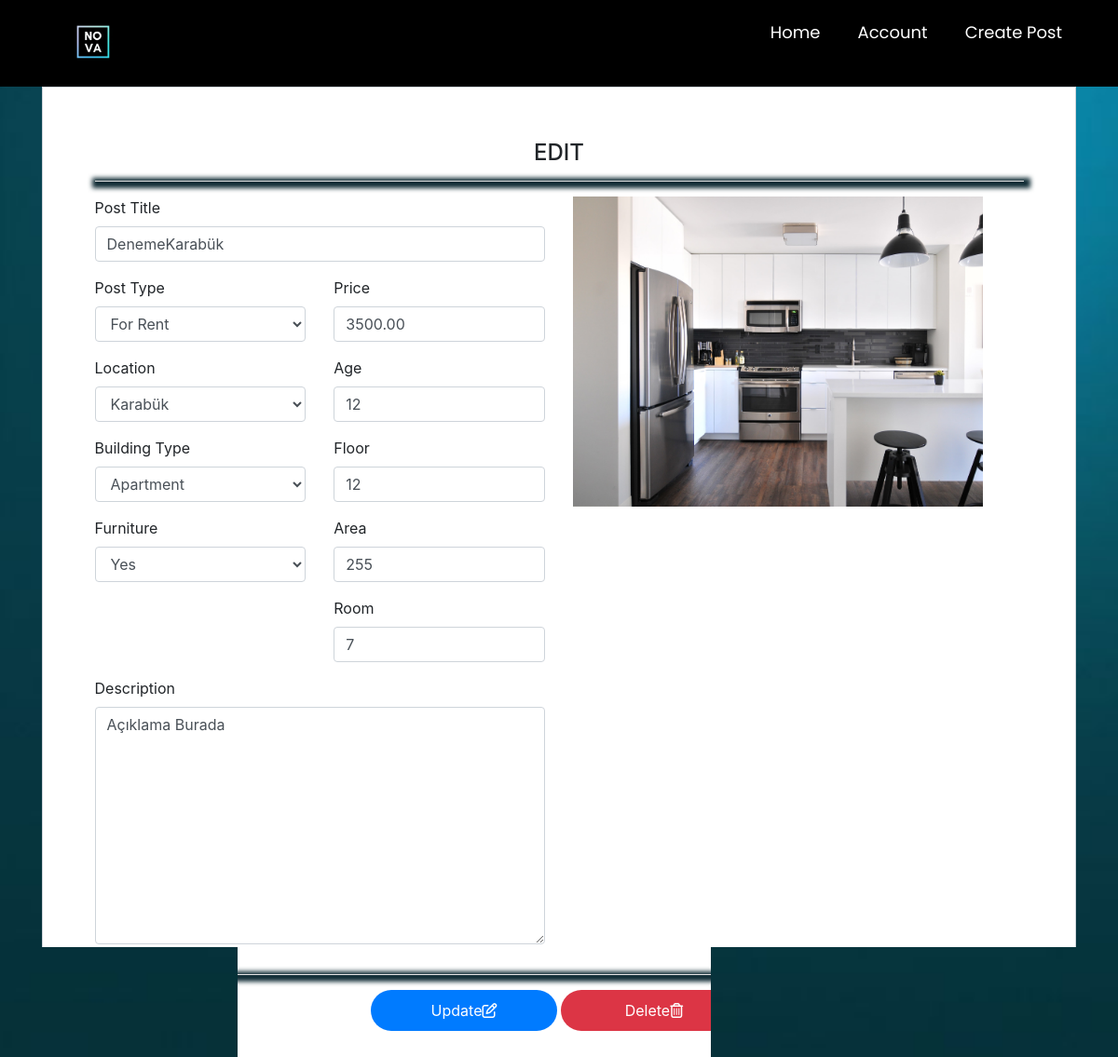
Before: /editpost/61 (signed in) with the older database file.
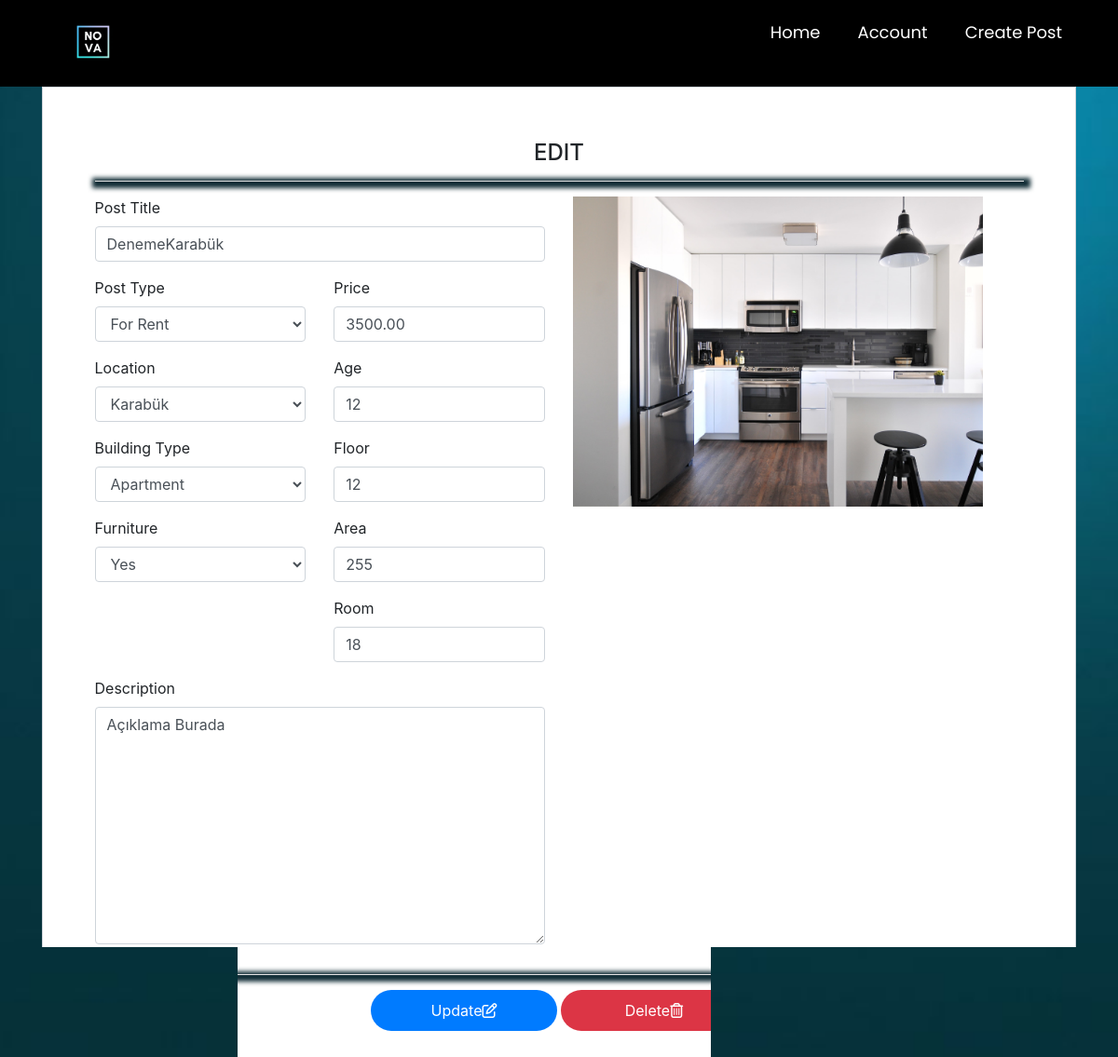
After: the same page with the newer database file.
### main/models.py (models this page shows, shortened)
class Post(models.Model):
    ouruser = models.ForeignKey(ourUser, null=True, on_delete=models.CASCADE)
    post_title = models.CharField(max_length=255,null=True)
    post_description = models.TextField()
    price = models.DecimalField(decimal_places=2 , max_digits=12)
    location = models.CharField(max_length=255,null=True,choices=city)
    postType = models.CharField(choices=RorS , max_length=50, null=True , default='For Sale')
    floor = models.DecimalField(decimal_places=0 , max_digits=3 ,null=True)
    building_age = models.DecimalField(decimal_places=0, max_digits=2 , null=True)
    area = models.DecimalField(decimal_places=0,max_digits=4 ,null=True)
    isFurniture = models.CharField(choices=Furniture ,null=True,max_length=50,default="No")
    building_type = models.CharField(choices=b_types ,null=True ,max_length=50)
    room = models.DecimalField(decimal_places=0 , max_digits=3 ,null=True)

class PostImages(models.Model):
    image = models.ImageField(null=True, blank=True)
    gallery = models.ForeignKey(Post,null=True,on_delete= models.CASCADE)

### main/views.py (the view)
# urls.py: path('editpost/<int:pk>',views.editpost, name="editpost" ),
@login_required
def editpost(request,pk):
    fuser = Post.objects.get(id=pk)
    p_form = CreatePost(instance=fuser)
    pimage = PostImages.objects.filter(gallery=fuser)
    mydict  =  { 'fuser':fuser,'p_form':p_form ,'pimage':pimage }
    if request.method == 'POST':
        p_form = CreatePost(request.POST,instance=fuser)
        if p_form.is_valid():
            post=p_form.save()
            fuser.save()
            return redirect('listaddedposts')
    return render(request, 'main/editpost.html',context = mydict)

### main/forms.py
class CreatePost(ModelForm):
    class Meta:
        model = Post
        fields = ['postType' , 'isFurniture' , 'building_type' , 'location' , 'post_title' ,'price' , 'building_age','floor','post_description','area', 'room' ]

### main/templates/main/editpost.html (shortened to what this page needs)
{% extends 'main/mainpage.html' %}
{% load widget_tweaks %}
{% load static %}
{% block content %}
<head xmlns="http://www.w3.org/1999/html">
  <link href="//maxcdn.bootstrapcdn.com/bootstrap/4.1.1/css/bootstrap.min.css" rel="stylesheet" id="bootstrap-css">
</head>
<body >
    <div id="updates">
<form method="post" enctype="multipart/form-data">
<div class="container register-form">
  <div class="form">
    <div class="form-content">
                <center>
            <h4>EDIT</h4>
            <hr>
          </center>
      <div class="row">
        <div class="col-sm">
          <div class="form-group">
            <label>Post Title</label>
            {% render_field p_form.post_title class="form-control" placeholder="Post Title" %}
          </div>
        <div class="row">
        <div class="col-sm">
            <div class="form-group">
              <label>Post Type</label>
              {% render_field p_form.postType class="form-control" placeholder="Post Type" %}
            </div>
            <div class="form-group">
              <label>Location</label>
              {% render_field p_form.location class="form-control" placeholder="Location" %}
            </div>
            <div class="form-group">
              <label>Building Type</label>
              {% render_field p_form.building_type class="form-control" placeholder="Type" %}
            </div>
            <div class="form-group">
              <label>Furniture</label>
              {% render_field p_form.isFurniture class="form-control" placeholder="Furniture" %}
            </div>
        </div>
          <div class="col-sm">
            <div class="form-group">
              <label>Price</label>
              {% render_field p_form.price class="form-control" placeholder="Price" %}
            </div>
            <div class="form-group">
              <label>Age</label>
              {% render_field p_form.building_age class="form-control" placeholder="Age" %}
            </div>
            <div class="form-group">
              <label>Floor</label>
              {% render_field p_form.floor class="form-control" placeholder="Floor" %}
            </div>
               <div class="form-group">
                 <label>Area</label>
              {% render_field p_form.area class="form-control" placeholder="Area" %}
            </div>
                           <div class="form-group">
                 <label>Room</label>
              {% render_field p_form.room class="form-control" placeholder="Room" %}
            </div>
          </div>
        </div>
            <div class="form-group">
              <label>Description</label>
              {% render_field p_form.post_description class="form-control desdiv" placeholder="Description" %}
            </div>
        </div>
		<div class="col-sm">
            <div id="slide-wrapper">
                <div id="slider" >
                    {% for i in pimage %}
                    <img class="thumbnail" src="{% static i.image.url %}" width="500" height="333">
                    {% endfor %}
                </div>
            </div>
		</div>
      </div>
      <hr>
           <center>
               <button type="submit" class="btnSubmit btn-primary" >Update<i class="far fa-edit"></i></button>
               <button onclick="show()" type="button" class=" btnSubmit btn-danger ">Delete<i class="far fa-trash-alt"></i></button>
      </center>
    </div>
  </div>
</div>
</form>
    </div>
</body>
{% endblock content %}

### main/templates/main/mainpage.html (shortened to what this page needs)
<!DOCTYPE html>
{% load static %}
<html lang="en" dir="ltr">
<head>
</head>
<body class="g">
<nav>
    <div class="logo">
        <a class="navbar-brand pb-2" href="{% url 'homepage' %}"><img src="{% static 'images/nova_logo.gif' %}"
                                                                      style="height: 80px; width: 80px"></a>
    </div>
    <ul>
        <li><a href="/">Home</a></li>
        {% if user.is_authenticated %}
        <li>
            <a href="">Account</a>
        </li>
        <li>
            <a href="{% url 'createpost' %}">Create Post</a>
        </li>
        {% endif %}
    </ul>
</nav>
{% block content %}
{% endblock %}
</body>
</html>

### main/templates/main/editpost.html (style rules this page uses)
hr { border-style: none; box-shadow: 2px 2px 5px 5px #102c35; }
a:link { text-decoration: none; }
.form-content { padding: 5%; border: 1px solid #ced4da; margin-bottom: 2%; background: white; }
.btnSubmit { border: none; border-radius: 1.5rem; padding: 1%; width: 20%; cursor: pointer; background: #0062cc; color: #fff; }
#slider { width: 440px; display: flex; flex-wrap: nowrap; overflow-x: auto; cursor: grab; }
#updates { display:block; }
.desdiv { max-height: 300px; min-height: 255px; }

### main/templates/main/mainpage.html (style rules this page uses)
nav { margin: 0; padding: 0; user-select: none; box-sizing: border-box; font-family: 'Poppins', sans-serif; }
body.g { background-image: url('/static/images/wallpaper.jpg'); background-size: cover; background-repeat: no-repeat; background-attachment: fixed; }
nav { background: #000000; }
nav:after { content: ''; clear: both; display: table; }
nav .logo { float: left; color: white; font-size: 27px; font-weight: 600; line-height: 70px; padding-left: 60px; }
nav ul { float: right; margin-right: 40px; list-style: none; position: relative; z-index: 10000; }
nav ul li { float: left; display: inline-block; background: #000000; margin: 0 5px; }
nav ul li a { color: white; line-height: 70px; text-decoration: none; font-size: 18px; padding: 8px 15px; }
.show, .icon, input { display: none; }

Changed rows visible on the page:
changed Post "DenemeKarabük": room "7" → "18"
